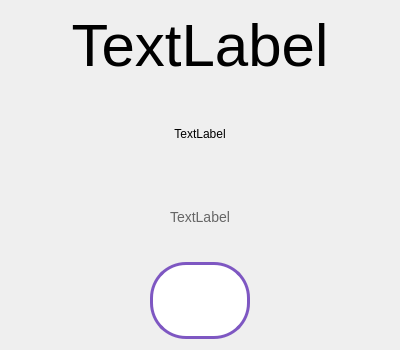
<?xml version="1.0" encoding="UTF-8"?>
<ui version="4.0">
 <class>GameResultDialog</class>
 <widget class="QDialog" name="GameResultDialog">
  <property name="windowModality">
   <enum>Qt::ApplicationModal</enum>
  </property>
  <property name="geometry">
   <rect>
    <x>0</x>
    <y>0</y>
    <width>400</width>
    <height>350</height>
   </rect>
  </property>
  <property name="minimumSize">
   <size>
    <width>400</width>
    <height>350</height>
   </size>
  </property>
  <property name="maximumSize">
   <size>
    <width>400</width>
    <height>350</height>
   </size>
  </property>
  <property name="windowTitle">
   <string>Результат игры</string>
  </property>
  <property name="windowOpacity">
   <double>1.000000000000000</double>
  </property>
  <property name="modal">
   <bool>true</bool>
  </property>
  <layout class="QVBoxLayout" name="verticalLayout">
   <item>
    <widget class="QLabel" name="icon_label">
     <property name="styleSheet">
      <string notr="true">font-size: 60px; margin-bottom: 10px;</string>
     </property>
     <property name="text">
      <string>TextLabel</string>
     </property>
     <property name="alignment">
      <set>Qt::AlignCenter</set>
     </property>
    </widget>
   </item>
   <item>
    <widget class="QLabel" name="title_label">
     <property name="styleSheet">
      <string notr="true">font-size: 26px;
            font-weight: bold;
            color: {title_color};
            padding: 5px;
            margin-bottom: 5px;</string>
     </property>
     <property name="text">
      <string>TextLabel</string>
     </property>
     <property name="alignment">
      <set>Qt::AlignCenter</set>
     </property>
    </widget>
   </item>
   <item>
    <widget class="QLabel" name="message_label">
     <property name="styleSheet">
      <string notr="true">font-size: 14px;
color: #666;
padding: 5px;</string>
     </property>
     <property name="text">
      <string>TextLabel</string>
     </property>
     <property name="alignment">
      <set>Qt::AlignCenter</set>
     </property>
    </widget>
   </item>
   <item>
    <layout class="QHBoxLayout" name="horizontalLayout_2">
     <property name="bottomMargin">
      <number>0</number>
     </property>
     <item>
      <spacer name="horizontalSpacer">
       <property name="orientation">
        <enum>Qt::Horizontal</enum>
       </property>
       <property name="sizeHint" stdset="0">
        <size>
         <width>40</width>
         <height>20</height>
        </size>
       </property>
      </spacer>
     </item>
     <item>
      <widget class="QPushButton" name="btn_play">
       <property name="minimumSize">
        <size>
         <width>100</width>
         <height>75</height>
        </size>
       </property>
       <property name="maximumSize">
        <size>
         <width>80</width>
         <height>80</height>
        </size>
       </property>
       <property name="styleSheet">
        <string notr="true">QPushButton {
        background-color: #FFFFFF;
        border: 3px solid #7E57C2;
        border-radius: 36px;
        font-size: 34px;
        color: #7E57C2;
        font-weight: bold;
    }
    QPushButton:hover {
        background-color: #EDE7F6;
        border: 3px solid #5E35B1;
        color: #5E35B1;
    }
    QPushButton:pressed {
        background-color: #D1C4E9;
        border: 3px solid #4527A0;
        color: #4527A0;
    }</string>
       </property>
       <property name="text">
        <string/>
       </property>
      </widget>
     </item>
     <item>
      <spacer name="horizontalSpacer_2">
       <property name="orientation">
        <enum>Qt::Horizontal</enum>
       </property>
       <property name="sizeHint" stdset="0">
        <size>
         <width>40</width>
         <height>20</height>
        </size>
       </property>
      </spacer>
     </item>
    </layout>
   </item>
  </layout>
 </widget>
 <resources/>
 <connections/>
</ui>
